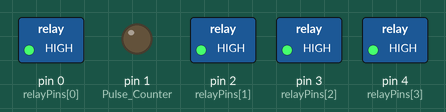
This sketch was run on a simulated Arduino Uno, built with avr-gcc and run on an emulated ATmega328P. Shown: switched loads named in the sketch (green lamp = pin HIGH), output pins drawn as LEDs (lit = HIGH).

Above: at 0.1 s.
At 3.01 s:
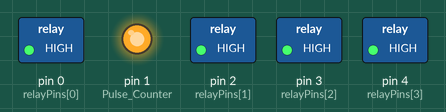
At 34.3 s:
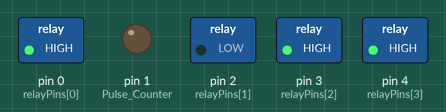
At 65.4 s:
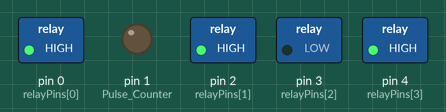
At 96.5 s:
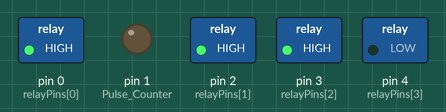
At 127.6 s:
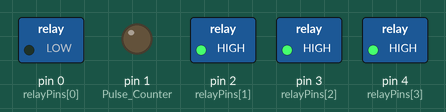
Timing chart, 0 to 129.1 s (numbered marks = the images above):
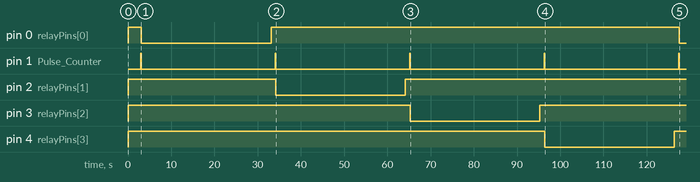

The sketch:

BatteryMINDer.ino
```cpp
/*
 * Based on delay sketch & http://arduino-info.wikispaces.com/ArduinoPower#4-8
 * Based on "Arrays" from Arduino IDE
 *
 * The Adafruit Trinket doesn't support serial communications so you must
 * comment out all references to serial communications.
 */

/*-----( Declare Constants )-----*/
const long oneSecond = 1000;  // a second is a thousand milliseconds
const long tenSeconds = oneSecond * 10;
const long thirtySeconds = oneSecond * 30;
const long oneMinute = oneSecond * 60;
const long oneHour   = oneMinute * 60;
const long oneDay    = oneHour * 24;

#define RELAY_ON 0
#define RELAY_OFF 1

#define Pulse_Counter 1  // Modify for chip. Uno = 13 / Trinket = 1

/*-----( Declare Variables )-----*/
/*
 * Pinout for Adafruit Trinket (based on ATiny85)
 *  GPIO #0 - Digital READ/WRITE
 *  GPIO #1 - Digital READ/WRITE Connected to onboard LED
 *  GPIO #2 - Digital READ/WRITE
 *  GPIO #3 - Digital READ/WRITE
 *  GPIO #4 - Digital READ/WRITE
 *
*/
// an array of pin number to which relays are attached
int relayPins[] = {
  // 2, 12, 8, 7  // Uncomment for Arduino UNO
  0, 2, 3, 4      // Uncomment for Adafruit Trinket
};
int pinCount = 4;  // the number of pins (i.e. the length of the array)

/*-----( Setup - Runs once )-----*/
void setup()
{
  // Configure the pulse counter
  pinMode(Pulse_Counter, OUTPUT);
  digitalWrite(Pulse_Counter, LOW);

  // The array elements are numbered from 0 to (pinCount - 1).
  // use a for loop to initialize each pin as an output:
  for (int thisPin = 0; thisPin < pinCount; thisPin++) {
    pinMode(relayPins[thisPin], OUTPUT);
  }

  //-------( Initialize Pins so relays are inactive at reset )----
  for (int thisPin = 0; thisPin < pinCount; thisPin++) {
    digitalWrite(relayPins[thisPin], RELAY_OFF);
  }
  delay(3000); //Check that all relays are inactive at Reset

  // Serial.begin(9600);

  // Run through each relay 1 time so you know things are working
  // properly. Pause between each one to let things settle. The
  // BatteryMINDer will attempt to charge first thing so we give
  // it 30 seconds to see if it's going to go into "desulphation"
  // mode otherwise the battery needs charging.

  // Uncomment if using Serial
  // int printRelay = 1;  // for printing the relay number
  for (int thisPin = 0; thisPin < pinCount; thisPin++) {
    countPulse();
    // Serial.print("Relay_# [Pin] STATUS");
    // Serial.print(printRelay);
    // Serial.print(" [");
    // Serial.print(relayPins[thisPin]);
    // Serial.print("] ");
    digitalWrite(relayPins[thisPin], RELAY_ON);
    // Serial.println("ON for 30 seconds");
    delay(thirtySeconds);

    // Serial.print("Relay_# [Pin] STATUS");
    // Serial.print(printRelay);
    // Serial.print(" [");
    // Serial.print(relayPins[thisPin]);
    // Serial.print("] ");
    digitalWrite(relayPins[thisPin], RELAY_OFF);
    // Serial.println("OFF");

    // Serial.println("Settle for 1 second");
    delay(oneSecond);

    // printRelay++;  // Uncomment if usign Serial
  }
}

void loop()
{
  // int printRelay = 1; // Uncomment if using Serial
  for (int thisPin = 0; thisPin < pinCount; thisPin++) {
    countPulse();
    // Serial.print("Relay_# [Pin] STATUS");
    // Serial.print(printRelay);
    // Serial.print(" [");
    // Serial.print(relayPins[thisPin]);
    // Serial.print("] ");
    digitalWrite(relayPins[thisPin], RELAY_ON);
    // Serial.println("ON for 30 seconds");
    delay(oneHour);

    // Serial.print("Relay_# [Pin] STATUS");
    // Serial.print(printRelay);
    // Serial.print(" [");
    // Serial.print(relayPins[thisPin]);
    // Serial.print("] ");
    digitalWrite(relayPins[thisPin], RELAY_OFF);
    // Serial.println("OFF");

    // Serial.println("Settle for 1 second");
    delay(oneSecond);

    // printRelay++; // Uncomment if using Serial
  }
}

void countPulse () {
  digitalWrite(Pulse_Counter, HIGH);
  delay(100);
  digitalWrite(Pulse_Counter, LOW);
}
```

Measured:
- by itself, pin 0 (relayPins[0]): HIGH → LOW at 3.1 s, → HIGH 30.0 s later, → LOW 94.4 s later
- by itself, pin 1 (Pulse_Counter): alternates HIGH for 0.10 s and LOW for 31.0 s
